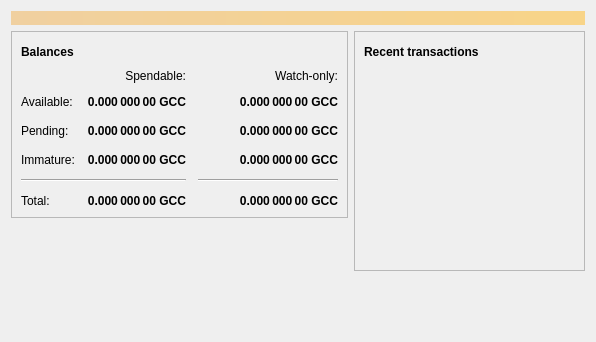
<?xml version="1.0" encoding="UTF-8"?>
<ui version="4.0">
 <class>OverviewPage</class>
 <widget class="QWidget" name="OverviewPage">
  <property name="geometry">
   <rect>
    <x>0</x>
    <y>0</y>
    <width>596</width>
    <height>342</height>
   </rect>
  </property>
  <property name="windowTitle">
   <string>Form</string>
  </property>
  <layout class="QVBoxLayout" name="topLayout">
   <item>
    <widget class="QLabel" name="labelAlerts">
     <property name="visible">
      <bool>false</bool>
     </property>
     <property name="styleSheet">
      <string notr="true">QLabel { background-color: qlineargradient(x1: 0, y1: 0, x2: 1, y2: 0, stop:0 #F0D0A0, stop:1 #F8D488); color:#000000; }</string>
     </property>
     <property name="wordWrap">
      <bool>true</bool>
     </property>
     <property name="margin">
      <number>3</number>
     </property>
     <property name="textInteractionFlags">
      <set>Qt::TextSelectableByMouse</set>
     </property>
    </widget>
   </item>
   <item>
    <layout class="QHBoxLayout" name="horizontalLayout" stretch="1,1">
     <item>
      <layout class="QVBoxLayout" name="verticalLayout_2">
       <item>
        <widget class="QFrame" name="frame">
         <property name="frameShape">
          <enum>QFrame::StyledPanel</enum>
         </property>
         <property name="frameShadow">
          <enum>QFrame::Raised</enum>
         </property>
         <layout class="QVBoxLayout" name="verticalLayout_4">
          <item>
           <layout class="QHBoxLayout" name="horizontalLayout_4">
            <item>
             <widget class="QLabel" name="label_5">
              <property name="font">
               <font>
                <weight>75</weight>
                <bold>true</bold>
               </font>
              </property>
              <property name="text">
               <string>Balances</string>
              </property>
             </widget>
            </item>
            <item>
             <widget class="QPushButton" name="labelWalletStatus">
              <property name="enabled">
               <bool>true</bool>
              </property>
              <property name="maximumSize">
               <size>
                <width>30</width>
                <height>16777215</height>
               </size>
              </property>
              <property name="toolTip">
               <string>The displayed information may be out of date. Your wallet automatically synchronizes with the Litecoin network after a connection is established, but this process has not completed yet.</string>
              </property>
              <property name="text">
               <string/>
              </property>
              <property name="icon">
               <iconset resource="../bitcoin.qrc">
                <normaloff>:/icons/warning</normaloff>
                <disabledoff>:/icons/warning</disabledoff>:/icons/warning</iconset>
              </property>
              <property name="iconSize">
               <size>
                <width>24</width>
                <height>24</height>
               </size>
              </property>
              <property name="flat">
               <bool>true</bool>
              </property>
             </widget>
            </item>
            <item>
             <spacer name="horizontalSpacer_3">
              <property name="orientation">
               <enum>Qt::Horizontal</enum>
              </property>
              <property name="sizeHint" stdset="0">
               <size>
                <width>40</width>
                <height>20</height>
               </size>
              </property>
             </spacer>
            </item>
           </layout>
          </item>
          <item>
           <layout class="QGridLayout" name="gridLayout">
            <property name="spacing">
             <number>12</number>
            </property>
            <item row="2" column="2">
             <widget class="QLabel" name="labelWatchPending">
              <property name="font">
               <font>
                <weight>75</weight>
                <bold>true</bold>
               </font>
              </property>
              <property name="cursor">
               <cursorShape>IBeamCursor</cursorShape>
              </property>
              <property name="toolTip">
               <string>Unconfirmed transactions to watch-only addresses</string>
              </property>
              <property name="text">
               <string notr="true">0.000 000 00 GCC</string>
              </property>
              <property name="alignment">
               <set>Qt::AlignRight|Qt::AlignTrailing|Qt::AlignVCenter</set>
              </property>
              <property name="textInteractionFlags">
               <set>Qt::LinksAccessibleByMouse|Qt::TextSelectableByKeyboard|Qt::TextSelectableByMouse</set>
              </property>
             </widget>
            </item>
            <item row="2" column="1">
             <widget class="QLabel" name="labelUnconfirmed">
              <property name="font">
               <font>
                <weight>75</weight>
                <bold>true</bold>
               </font>
              </property>
              <property name="cursor">
               <cursorShape>IBeamCursor</cursorShape>
              </property>
              <property name="toolTip">
               <string>Total of transactions that have yet to be confirmed, and do not yet count toward the spendable balance</string>
              </property>
              <property name="text">
               <string notr="true">0.000 000 00 GCC</string>
              </property>
              <property name="alignment">
               <set>Qt::AlignRight|Qt::AlignTrailing|Qt::AlignVCenter</set>
              </property>
              <property name="textInteractionFlags">
               <set>Qt::LinksAccessibleByMouse|Qt::TextSelectableByKeyboard|Qt::TextSelectableByMouse</set>
              </property>
             </widget>
            </item>
            <item row="3" column="2">
             <widget class="QLabel" name="labelWatchImmature">
              <property name="font">
               <font>
                <weight>75</weight>
                <bold>true</bold>
               </font>
              </property>
              <property name="cursor">
               <cursorShape>IBeamCursor</cursorShape>
              </property>
              <property name="toolTip">
               <string>Mined balance in watch-only addresses that has not yet matured</string>
              </property>
              <property name="text">
               <string notr="true">0.000 000 00 GCC</string>
              </property>
              <property name="alignment">
               <set>Qt::AlignRight|Qt::AlignTrailing|Qt::AlignVCenter</set>
              </property>
              <property name="textInteractionFlags">
               <set>Qt::LinksAccessibleByMouse|Qt::TextSelectableByKeyboard|Qt::TextSelectableByMouse</set>
              </property>
             </widget>
            </item>
            <item row="4" column="0" colspan="2">
             <widget class="Line" name="line">
              <property name="orientation">
               <enum>Qt::Horizontal</enum>
              </property>
             </widget>
            </item>
            <item row="4" column="2">
             <widget class="Line" name="lineWatchBalance">
              <property name="sizePolicy">
               <sizepolicy hsizetype="Preferred" vsizetype="Fixed">
                <horstretch>0</horstretch>
                <verstretch>0</verstretch>
               </sizepolicy>
              </property>
              <property name="minimumSize">
               <size>
                <width>140</width>
                <height>0</height>
               </size>
              </property>
              <property name="orientation">
               <enum>Qt::Horizontal</enum>
              </property>
             </widget>
            </item>
            <item row="5" column="0">
             <widget class="QLabel" name="labelTotalText">
              <property name="text">
               <string>Total:</string>
              </property>
             </widget>
            </item>
            <item row="3" column="1">
             <widget class="QLabel" name="labelImmature">
              <property name="font">
               <font>
                <weight>75</weight>
                <bold>true</bold>
               </font>
              </property>
              <property name="cursor">
               <cursorShape>IBeamCursor</cursorShape>
              </property>
              <property name="toolTip">
               <string>Mined balance that has not yet matured</string>
              </property>
              <property name="text">
               <string notr="true">0.000 000 00 GCC</string>
              </property>
              <property name="alignment">
               <set>Qt::AlignRight|Qt::AlignTrailing|Qt::AlignVCenter</set>
              </property>
              <property name="textInteractionFlags">
               <set>Qt::LinksAccessibleByMouse|Qt::TextSelectableByKeyboard|Qt::TextSelectableByMouse</set>
              </property>
             </widget>
            </item>
            <item row="2" column="3">
             <spacer name="horizontalSpacer_2">
              <property name="orientation">
               <enum>Qt::Horizontal</enum>
              </property>
              <property name="sizeHint" stdset="0">
               <size>
                <width>40</width>
                <height>20</height>
               </size>
              </property>
             </spacer>
            </item>
            <item row="3" column="0">
             <widget class="QLabel" name="labelImmatureText">
              <property name="text">
               <string>Immature:</string>
              </property>
             </widget>
            </item>
            <item row="5" column="1">
             <widget class="QLabel" name="labelTotal">
              <property name="font">
               <font>
                <weight>75</weight>
                <bold>true</bold>
               </font>
              </property>
              <property name="cursor">
               <cursorShape>IBeamCursor</cursorShape>
              </property>
              <property name="toolTip">
               <string>Your current total balance</string>
              </property>
              <property name="text">
               <string notr="true">0.000 000 00 GCC</string>
              </property>
              <property name="alignment">
               <set>Qt::AlignRight|Qt::AlignTrailing|Qt::AlignVCenter</set>
              </property>
              <property name="textInteractionFlags">
               <set>Qt::LinksAccessibleByMouse|Qt::TextSelectableByKeyboard|Qt::TextSelectableByMouse</set>
              </property>
             </widget>
            </item>
            <item row="5" column="2">
             <widget class="QLabel" name="labelWatchTotal">
              <property name="font">
               <font>
                <weight>75</weight>
                <bold>true</bold>
               </font>
              </property>
              <property name="cursor">
               <cursorShape>IBeamCursor</cursorShape>
              </property>
              <property name="toolTip">
               <string>Current total balance in watch-only addresses</string>
              </property>
              <property name="text">
               <string notr="true">0.000 000 00 GCC</string>
              </property>
              <property name="alignment">
               <set>Qt::AlignRight|Qt::AlignTrailing|Qt::AlignVCenter</set>
              </property>
              <property name="textInteractionFlags">
               <set>Qt::LinksAccessibleByMouse|Qt::TextSelectableByKeyboard|Qt::TextSelectableByMouse</set>
              </property>
             </widget>
            </item>
            <item row="0" column="2">
             <widget class="QLabel" name="labelWatchonly">
              <property name="text">
               <string>Watch-only:</string>
              </property>
              <property name="alignment">
               <set>Qt::AlignRight|Qt::AlignTrailing|Qt::AlignVCenter</set>
              </property>
             </widget>
            </item>
            <item row="1" column="0">
             <widget class="QLabel" name="labelBalanceText">
              <property name="text">
               <string>Available:</string>
              </property>
             </widget>
            </item>
            <item row="1" column="1">
             <widget class="QLabel" name="labelBalance">
              <property name="font">
               <font>
                <weight>75</weight>
                <bold>true</bold>
               </font>
              </property>
              <property name="cursor">
               <cursorShape>IBeamCursor</cursorShape>
              </property>
              <property name="toolTip">
               <string>Your current spendable balance</string>
              </property>
              <property name="text">
               <string notr="true">0.000 000 00 GCC</string>
              </property>
              <property name="alignment">
               <set>Qt::AlignRight|Qt::AlignTrailing|Qt::AlignVCenter</set>
              </property>
              <property name="textInteractionFlags">
               <set>Qt::LinksAccessibleByMouse|Qt::TextSelectableByKeyboard|Qt::TextSelectableByMouse</set>
              </property>
             </widget>
            </item>
            <item row="1" column="2">
             <widget class="QLabel" name="labelWatchAvailable">
              <property name="font">
               <font>
                <weight>75</weight>
                <bold>true</bold>
               </font>
              </property>
              <property name="cursor">
               <cursorShape>IBeamCursor</cursorShape>
              </property>
              <property name="toolTip">
               <string>Your current balance in watch-only addresses</string>
              </property>
              <property name="text">
               <string notr="true">0.000 000 00 GCC</string>
              </property>
              <property name="alignment">
               <set>Qt::AlignRight|Qt::AlignTrailing|Qt::AlignVCenter</set>
              </property>
              <property name="textInteractionFlags">
               <set>Qt::LinksAccessibleByMouse|Qt::TextSelectableByKeyboard|Qt::TextSelectableByMouse</set>
              </property>
             </widget>
            </item>
            <item row="2" column="0">
             <widget class="QLabel" name="labelPendingText">
              <property name="text">
               <string>Pending:</string>
              </property>
             </widget>
            </item>
            <item row="0" column="1">
             <widget class="QLabel" name="labelSpendable">
              <property name="text">
               <string>Spendable:</string>
              </property>
              <property name="alignment">
               <set>Qt::AlignRight|Qt::AlignTrailing|Qt::AlignVCenter</set>
              </property>
             </widget>
            </item>
           </layout>
          </item>
         </layout>
        </widget>
       </item>
       <item>
        <spacer name="verticalSpacer">
         <property name="orientation">
          <enum>Qt::Vertical</enum>
         </property>
         <property name="sizeHint" stdset="0">
          <size>
           <width>20</width>
           <height>40</height>
          </size>
         </property>
        </spacer>
       </item>
      </layout>
     </item>
     <item>
      <layout class="QVBoxLayout" name="verticalLayout_3">
       <item>
        <widget class="QFrame" name="frame_2">
         <property name="frameShape">
          <enum>QFrame::StyledPanel</enum>
         </property>
         <property name="frameShadow">
          <enum>QFrame::Raised</enum>
         </property>
         <layout class="QVBoxLayout" name="verticalLayout">
          <item>
           <layout class="QHBoxLayout" name="horizontalLayout_2">
            <item>
             <widget class="QLabel" name="label_4">
              <property name="font">
               <font>
                <weight>75</weight>
                <bold>true</bold>
               </font>
              </property>
              <property name="text">
               <string>Recent transactions</string>
              </property>
             </widget>
            </item>
            <item>
             <widget class="QPushButton" name="labelTransactionsStatus">
              <property name="enabled">
               <bool>true</bool>
              </property>
              <property name="maximumSize">
               <size>
                <width>30</width>
                <height>16777215</height>
               </size>
              </property>
              <property name="toolTip">
               <string>The displayed information may be out of date. Your wallet automatically synchronizes with the Litecoin network after a connection is established, but this process has not completed yet.</string>
              </property>
              <property name="text">
               <string/>
              </property>
              <property name="icon">
               <iconset resource="../bitcoin.qrc">
                <normaloff>:/icons/warning</normaloff>
                <disabledoff>:/icons/warning</disabledoff>:/icons/warning</iconset>
              </property>
              <property name="iconSize">
               <size>
                <width>24</width>
                <height>24</height>
               </size>
              </property>
              <property name="flat">
               <bool>true</bool>
              </property>
             </widget>
            </item>
            <item>
             <spacer name="horizontalSpacer">
              <property name="orientation">
               <enum>Qt::Horizontal</enum>
              </property>
              <property name="sizeHint" stdset="0">
               <size>
                <width>40</width>
                <height>20</height>
               </size>
              </property>
             </spacer>
            </item>
           </layout>
          </item>
          <item>
           <widget class="QListView" name="listTransactions">
            <property name="styleSheet">
             <string notr="true">QListView { background: transparent; }</string>
            </property>
            <property name="frameShape">
             <enum>QFrame::NoFrame</enum>
            </property>
            <property name="verticalScrollBarPolicy">
             <enum>Qt::ScrollBarAlwaysOff</enum>
            </property>
            <property name="horizontalScrollBarPolicy">
             <enum>Qt::ScrollBarAlwaysOff</enum>
            </property>
            <property name="selectionMode">
             <enum>QAbstractItemView::NoSelection</enum>
            </property>
           </widget>
          </item>
         </layout>
        </widget>
       </item>
       <item>
        <spacer name="verticalSpacer_2">
         <property name="orientation">
          <enum>Qt::Vertical</enum>
         </property>
         <property name="sizeHint" stdset="0">
          <size>
           <width>20</width>
           <height>40</height>
          </size>
         </property>
        </spacer>
       </item>
      </layout>
     </item>
    </layout>
   </item>
  </layout>
 </widget>
 <resources/>
 <connections/>
</ui>
